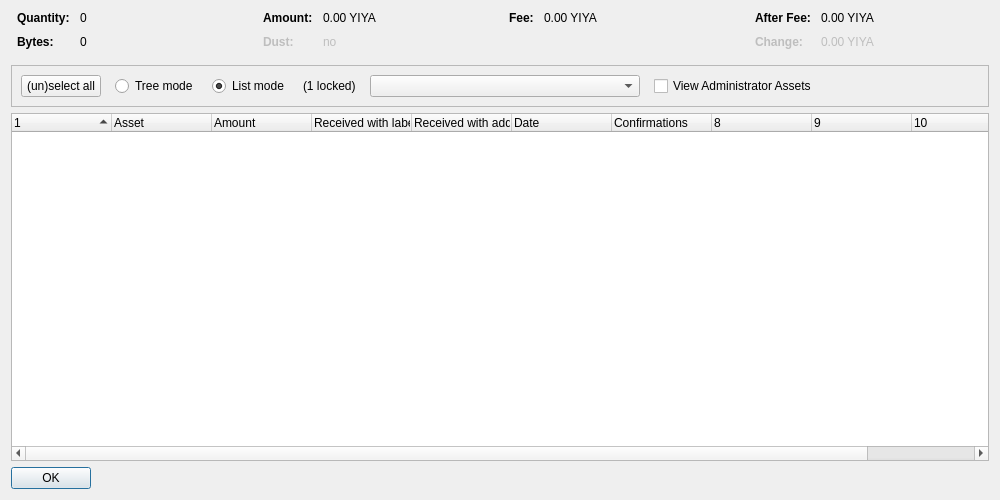
<?xml version="1.0" encoding="UTF-8"?>
<ui version="4.0">
 <class>AssetControlDialog</class>
 <widget class="QDialog" name="AssetControlDialog">
  <property name="geometry">
   <rect>
    <x>0</x>
    <y>0</y>
    <width>1000</width>
    <height>500</height>
   </rect>
  </property>
  <property name="windowTitle">
   <string>Asset Selection</string>
  </property>
  <layout class="QVBoxLayout" name="verticalLayout">
   <item>
    <layout class="QHBoxLayout" name="horizontalLayoutTop" stretch="0,0,0,0">
     <property name="topMargin">
      <number>0</number>
     </property>
     <property name="bottomMargin">
      <number>10</number>
     </property>
     <item>
      <layout class="QFormLayout" name="formLayoutAssetControl1">
       <property name="horizontalSpacing">
        <number>10</number>
       </property>
       <property name="verticalSpacing">
        <number>10</number>
       </property>
       <property name="leftMargin">
        <number>6</number>
       </property>
       <property name="rightMargin">
        <number>6</number>
       </property>
       <item row="0" column="0">
        <widget class="QLabel" name="labelAssetControlQuantityText">
         <property name="font">
          <font>
           <weight>75</weight>
           <bold>true</bold>
          </font>
         </property>
         <property name="text">
          <string>Quantity:</string>
         </property>
        </widget>
       </item>
       <item row="0" column="1">
        <widget class="QLabel" name="labelAssetControlQuantity">
         <property name="cursor">
          <cursorShape>IBeamCursor</cursorShape>
         </property>
         <property name="contextMenuPolicy">
          <enum>Qt::ActionsContextMenu</enum>
         </property>
         <property name="text">
          <string notr="true">0</string>
         </property>
         <property name="textInteractionFlags">
          <set>Qt::LinksAccessibleByMouse|Qt::TextSelectableByKeyboard|Qt::TextSelectableByMouse</set>
         </property>
        </widget>
       </item>
       <item row="1" column="0">
        <widget class="QLabel" name="labelAssetControlBytesText">
         <property name="font">
          <font>
           <weight>75</weight>
           <bold>true</bold>
          </font>
         </property>
         <property name="text">
          <string>Bytes:</string>
         </property>
        </widget>
       </item>
       <item row="1" column="1">
        <widget class="QLabel" name="labelAssetControlBytes">
         <property name="cursor">
          <cursorShape>IBeamCursor</cursorShape>
         </property>
         <property name="contextMenuPolicy">
          <enum>Qt::ActionsContextMenu</enum>
         </property>
         <property name="text">
          <string notr="true">0</string>
         </property>
         <property name="textInteractionFlags">
          <set>Qt::LinksAccessibleByMouse|Qt::TextSelectableByKeyboard|Qt::TextSelectableByMouse</set>
         </property>
        </widget>
       </item>
      </layout>
     </item>
     <item>
      <layout class="QFormLayout" name="formLayoutAssetControl2">
       <property name="horizontalSpacing">
        <number>10</number>
       </property>
       <property name="verticalSpacing">
        <number>10</number>
       </property>
       <property name="leftMargin">
        <number>6</number>
       </property>
       <property name="rightMargin">
        <number>6</number>
       </property>
       <item row="0" column="0">
        <widget class="QLabel" name="labelAssetControlAmountText">
         <property name="font">
          <font>
           <weight>75</weight>
           <bold>true</bold>
          </font>
         </property>
         <property name="text">
          <string>Amount:</string>
         </property>
        </widget>
       </item>
       <item row="0" column="1">
        <widget class="QLabel" name="labelAssetControlAmount">
         <property name="cursor">
          <cursorShape>IBeamCursor</cursorShape>
         </property>
         <property name="contextMenuPolicy">
          <enum>Qt::ActionsContextMenu</enum>
         </property>
         <property name="text">
          <string notr="true">0.00 YIYA</string>
         </property>
         <property name="textInteractionFlags">
          <set>Qt::LinksAccessibleByMouse|Qt::TextSelectableByKeyboard|Qt::TextSelectableByMouse</set>
         </property>
        </widget>
       </item>
       <item row="1" column="0">
        <widget class="QLabel" name="labelAssetControlLowOutputText">
         <property name="enabled">
          <bool>false</bool>
         </property>
         <property name="font">
          <font>
           <weight>75</weight>
           <bold>true</bold>
          </font>
         </property>
         <property name="text">
          <string>Dust:</string>
         </property>
        </widget>
       </item>
       <item row="1" column="1">
        <widget class="QLabel" name="labelAssetControlLowOutput">
         <property name="enabled">
          <bool>false</bool>
         </property>
         <property name="cursor">
          <cursorShape>IBeamCursor</cursorShape>
         </property>
         <property name="contextMenuPolicy">
          <enum>Qt::ActionsContextMenu</enum>
         </property>
         <property name="text">
          <string notr="true">no</string>
         </property>
         <property name="textInteractionFlags">
          <set>Qt::LinksAccessibleByMouse|Qt::TextSelectableByKeyboard|Qt::TextSelectableByMouse</set>
         </property>
        </widget>
       </item>
      </layout>
     </item>
     <item>
      <layout class="QFormLayout" name="formLayoutAssetControl3">
       <property name="horizontalSpacing">
        <number>10</number>
       </property>
       <property name="verticalSpacing">
        <number>10</number>
       </property>
       <property name="leftMargin">
        <number>6</number>
       </property>
       <property name="rightMargin">
        <number>6</number>
       </property>
       <item row="0" column="0">
        <widget class="QLabel" name="labelAssetControlFeeText">
         <property name="font">
          <font>
           <weight>75</weight>
           <bold>true</bold>
          </font>
         </property>
         <property name="text">
          <string>Fee:</string>
         </property>
        </widget>
       </item>
       <item row="0" column="1">
        <widget class="QLabel" name="labelAssetControlFee">
         <property name="cursor">
          <cursorShape>IBeamCursor</cursorShape>
         </property>
         <property name="contextMenuPolicy">
          <enum>Qt::ActionsContextMenu</enum>
         </property>
         <property name="text">
          <string notr="true">0.00 YIYA</string>
         </property>
         <property name="textInteractionFlags">
          <set>Qt::LinksAccessibleByMouse|Qt::TextSelectableByKeyboard|Qt::TextSelectableByMouse</set>
         </property>
        </widget>
       </item>
      </layout>
     </item>
     <item>
      <layout class="QFormLayout" name="formLayoutAssetControl4">
       <property name="horizontalSpacing">
        <number>10</number>
       </property>
       <property name="verticalSpacing">
        <number>10</number>
       </property>
       <property name="leftMargin">
        <number>6</number>
       </property>
       <property name="rightMargin">
        <number>6</number>
       </property>
       <item row="0" column="0">
        <widget class="QLabel" name="labelAssetControlAfterFeeText">
         <property name="font">
          <font>
           <weight>75</weight>
           <bold>true</bold>
          </font>
         </property>
         <property name="text">
          <string>After Fee:</string>
         </property>
        </widget>
       </item>
       <item row="0" column="1">
        <widget class="QLabel" name="labelAssetControlAfterFee">
         <property name="cursor">
          <cursorShape>IBeamCursor</cursorShape>
         </property>
         <property name="contextMenuPolicy">
          <enum>Qt::ActionsContextMenu</enum>
         </property>
         <property name="text">
          <string notr="true">0.00 YIYA</string>
         </property>
         <property name="textInteractionFlags">
          <set>Qt::LinksAccessibleByMouse|Qt::TextSelectableByKeyboard|Qt::TextSelectableByMouse</set>
         </property>
        </widget>
       </item>
       <item row="1" column="0">
        <widget class="QLabel" name="labelAssetControlChangeText">
         <property name="enabled">
          <bool>false</bool>
         </property>
         <property name="font">
          <font>
           <weight>75</weight>
           <bold>true</bold>
          </font>
         </property>
         <property name="text">
          <string>Change:</string>
         </property>
        </widget>
       </item>
       <item row="1" column="1">
        <widget class="QLabel" name="labelAssetControlChange">
         <property name="enabled">
          <bool>false</bool>
         </property>
         <property name="cursor">
          <cursorShape>IBeamCursor</cursorShape>
         </property>
         <property name="contextMenuPolicy">
          <enum>Qt::ActionsContextMenu</enum>
         </property>
         <property name="text">
          <string notr="true">0.00 YIYA</string>
         </property>
         <property name="textInteractionFlags">
          <set>Qt::LinksAccessibleByMouse|Qt::TextSelectableByKeyboard|Qt::TextSelectableByMouse</set>
         </property>
        </widget>
       </item>
      </layout>
     </item>
    </layout>
   </item>
   <item>
    <widget class="QFrame" name="frame">
     <property name="minimumSize">
      <size>
       <width>0</width>
       <height>40</height>
      </size>
     </property>
     <property name="frameShape">
      <enum>QFrame::StyledPanel</enum>
     </property>
     <property name="frameShadow">
      <enum>QFrame::Sunken</enum>
     </property>
     <layout class="QHBoxLayout" name="horizontalLayout">
      <item>
       <layout class="QHBoxLayout" name="horizontalLayoutPanel" stretch="0,0,0,0,0,0,0">
        <property name="spacing">
         <number>14</number>
        </property>
        <item>
         <widget class="QPushButton" name="pushButtonSelectAll">
          <property name="sizePolicy">
           <sizepolicy hsizetype="Maximum" vsizetype="Fixed">
            <horstretch>0</horstretch>
            <verstretch>0</verstretch>
           </sizepolicy>
          </property>
          <property name="text">
           <string>(un)select all</string>
          </property>
          <property name="autoDefault">
           <bool>false</bool>
          </property>
         </widget>
        </item>
        <item>
         <widget class="QRadioButton" name="radioTreeMode">
          <property name="sizePolicy">
           <sizepolicy hsizetype="Maximum" vsizetype="Fixed">
            <horstretch>0</horstretch>
            <verstretch>0</verstretch>
           </sizepolicy>
          </property>
          <property name="text">
           <string>Tree mode</string>
          </property>
         </widget>
        </item>
        <item>
         <widget class="QRadioButton" name="radioListMode">
          <property name="sizePolicy">
           <sizepolicy hsizetype="Maximum" vsizetype="Fixed">
            <horstretch>0</horstretch>
            <verstretch>0</verstretch>
           </sizepolicy>
          </property>
          <property name="text">
           <string>List mode</string>
          </property>
          <property name="checked">
           <bool>true</bool>
          </property>
         </widget>
        </item>
        <item>
         <widget class="QLabel" name="labelLocked">
          <property name="text">
           <string notr="true">(1 locked)</string>
          </property>
         </widget>
        </item>
        <item>
         <widget class="QComboBox" name="assetList">
          <property name="minimumContentsLength">
           <number>30</number>
          </property>
         </widget>
        </item>
        <item>
         <widget class="QCheckBox" name="viewAdministrator">
          <property name="toolTip">
           <string>View assets that you have the ownership asset for</string>
          </property>
          <property name="text">
           <string>View Administrator Assets</string>
          </property>
         </widget>
        </item>
        <item>
         <spacer name="horizontalSpacer">
          <property name="orientation">
           <enum>Qt::Horizontal</enum>
          </property>
          <property name="sizeHint" stdset="0">
           <size>
            <width>40</width>
            <height>20</height>
           </size>
          </property>
         </spacer>
        </item>
       </layout>
      </item>
     </layout>
    </widget>
   </item>
   <item>
    <widget class="AssetControlTreeWidget" name="treeWidget">
     <property name="contextMenuPolicy">
      <enum>Qt::CustomContextMenu</enum>
     </property>
     <property name="sortingEnabled">
      <bool>false</bool>
     </property>
     <property name="columnCount">
      <number>11</number>
     </property>
     <attribute name="headerShowSortIndicator" stdset="0">
      <bool>true</bool>
     </attribute>
     <attribute name="headerStretchLastSection">
      <bool>false</bool>
     </attribute>
     <column>
      <property name="text">
       <string/>
      </property>
     </column>
     <column>
      <property name="text">
       <string>Asset</string>
      </property>
     </column>
     <column>
      <property name="text">
       <string>Amount</string>
      </property>
     </column>
     <column>
      <property name="text">
       <string>Received with label</string>
      </property>
     </column>
     <column>
      <property name="text">
       <string>Received with address</string>
      </property>
     </column>
     <column>
      <property name="text">
       <string>Date</string>
      </property>
     </column>
     <column>
      <property name="text">
       <string>Confirmations</string>
      </property>
      <property name="toolTip">
       <string>Confirmed</string>
      </property>
     </column>
     <column>
      <property name="text">
       <string/>
      </property>
     </column>
     <column>
      <property name="text">
       <string/>
      </property>
     </column>
     <column>
      <property name="text">
       <string/>
      </property>
     </column>
     <column>
      <property name="text">
       <string/>
      </property>
     </column>
    </widget>
   </item>
   <item>
    <widget class="QDialogButtonBox" name="buttonBox">
     <property name="sizePolicy">
      <sizepolicy hsizetype="Maximum" vsizetype="Fixed">
       <horstretch>0</horstretch>
       <verstretch>0</verstretch>
      </sizepolicy>
     </property>
     <property name="orientation">
      <enum>Qt::Horizontal</enum>
     </property>
     <property name="standardButtons">
      <set>QDialogButtonBox::Ok</set>
     </property>
    </widget>
   </item>
  </layout>
 </widget>
 <customwidgets>
  <customwidget>
   <class>AssetControlTreeWidget</class>
   <extends>QTreeWidget</extends>
   <header location="global">assetcontroltreewidget.h</header>
  </customwidget>
 </customwidgets>
 <resources/>
 <connections/>
</ui>
